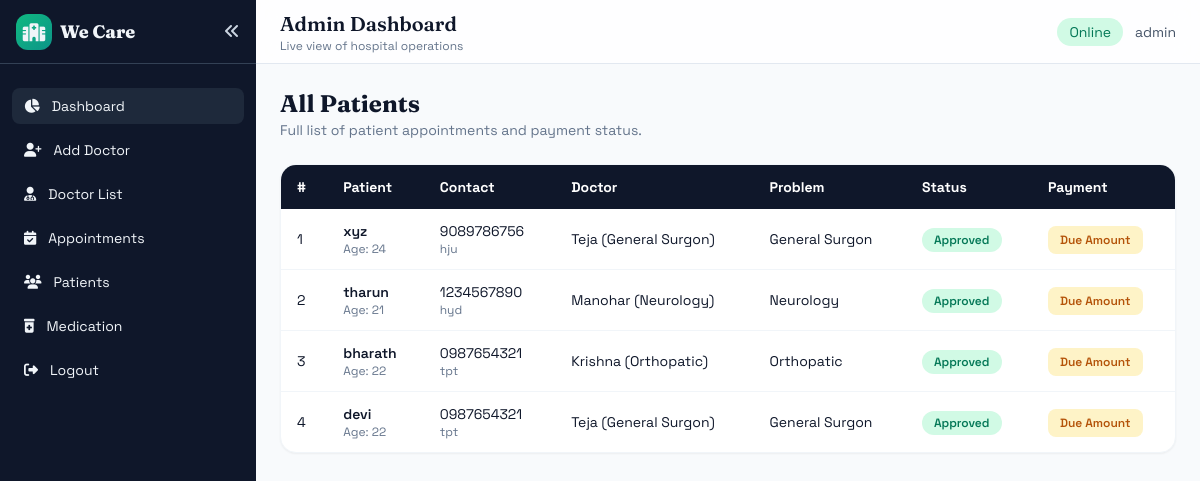
The app's page /All_Patient_information/, older data.
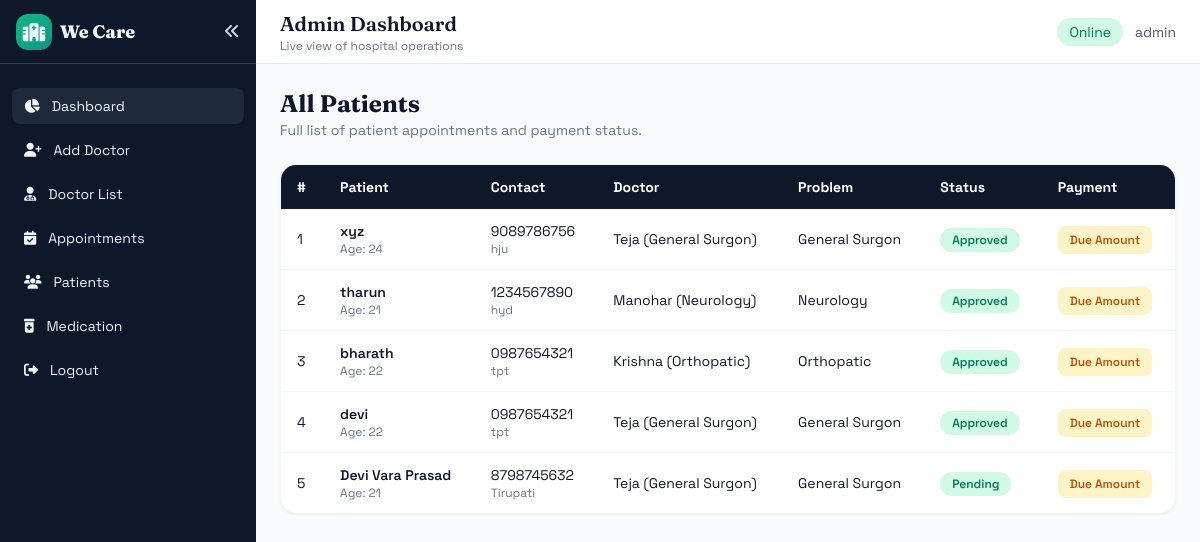
The same page, newer data.
### Patient/models.py (models this page shows, shortened)
class Book_Appointment(models.Model):
    name = models.CharField(max_length=100)
    phone = models.CharField(max_length=10)
    age = models.IntegerField()
    address = models.CharField(max_length=100)
    doctor_name  = models.CharField(max_length=100)
    problem = models.CharField(max_length=100)
    upload_report = models.FileField(upload_to='reports/', validators=[FileExtensionValidator(allowed_extensions=['pdf'])])
    medication = models.CharField(max_length=100)
    status = models.CharField(max_length=100)

### Admin/views.py (the view)
# urls.py: path('All_Patient_information/',views.All_Patient_information , name="All_Patient_information"),
def All_Patient_information(request):
    Patient_data = Book_Appointment.objects.all()
    return render(request,'Admin/All_Patient_information.html' , {'Patient_data':Patient_data})

### Template/Admin/All_Patient_information.html (shortened to what this page needs)
{% extends 'Admin/AdminHome.html' %}
{% block contents %}
<div class="space-y-6">
    <div>
        <h2 class="text-2xl font-bold display">All Patients</h2>
        <p class="text-sm text-slate-500">Full list of patient appointments and payment status.</p>
    </div>
    <div class="bg-white rounded-2xl shadow-sm border border-slate-100 overflow-hidden">
        <table class="w-full text-sm">
            <thead class="bg-slate-900 text-white">
                <tr>
                    <th class="text-left px-4 py-3">#</th>
                    <th class="text-left px-4 py-3">Patient</th>
                    <th class="text-left px-4 py-3">Contact</th>
                    <th class="text-left px-4 py-3">Doctor</th>
                    <th class="text-left px-4 py-3">Problem</th>
                    <th class="text-left px-4 py-3">Status</th>
                    <th class="text-left px-4 py-3">Payment</th>
                </tr>
            </thead>
            <tbody class="divide-y divide-slate-100">
                {% for doc in Patient_data %}
                <tr class="hover:bg-slate-50">
                    <td class="px-4 py-3">{{ forloop.counter }}</td>
                    <td class="px-4 py-3">
                        <div class="font-semibold">{{ doc.name }}</div>
                        <div class="text-xs text-slate-500">Age: {{ doc.age }}</div>
                    </td>
                    <td class="px-4 py-3">
                        <div>{{ doc.phone }}</div>
                        <div class="text-xs text-slate-500">{{ doc.address }}</div>
                    </td>
                    <td class="px-4 py-3">{{ doc.doctor_name }}</td>
                    <td class="px-4 py-3">{{ doc.problem }}</td>
                    <td class="px-4 py-3">
                        <span class="px-3 py-1 rounded-full bg-emerald-100 text-emerald-700 text-xs font-semibold">{{ doc.status }}</span>
                    </td>
                    <td class="px-4 py-3">
                        <a href="{% url 'View_patient_payments' doc.id %}" class="px-3 py-1.5 rounded-lg bg-amber-100 text-amber-700 text-xs font-semibold">
                            Due Amount
                        </a>
                    </td>
                </tr>
                {% empty %}
                <tr>
                    <td colspan="7" class="px-4 py-8 text-center text-slate-500">No patient records found.</td>
                </tr>
                {% endfor %}
            </tbody>
        </table>
    </div>
</div>
{% endblock %}

Row changes from the older to the newer data that the page shows:
added Book_Appointment: name "Devi Vara Prasad", age "21", phone "8798745632", address "Tirupati", doctor_name "Teja (General Surgon)", problem "General Surgon", status "Pending"
